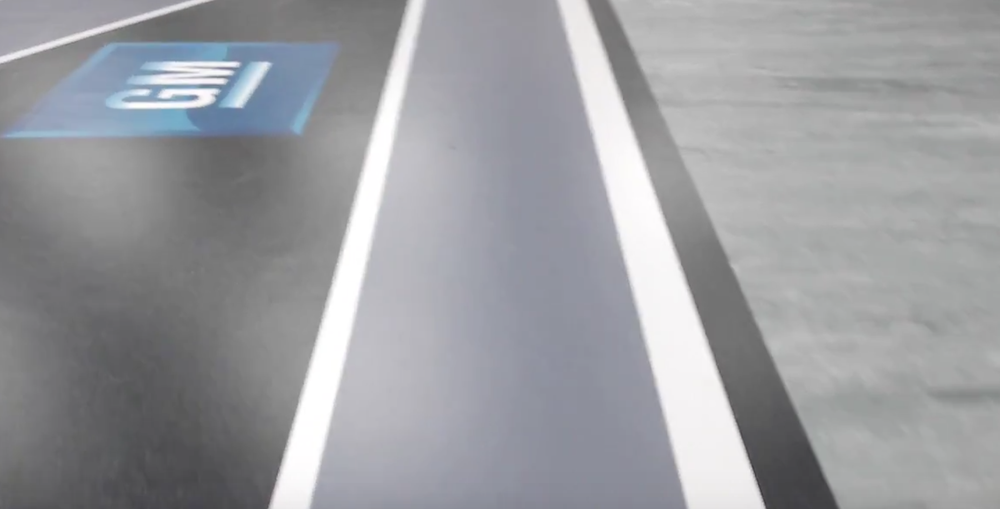
//> input picture PaulWalks/Vision/lane_tracking/lane_tracking/test_images/og_lane.png, 1000 x 509 px, shrunk from 1800 x 916 before the run, given in place of the camera
$ ./lanedetect   (built with g++ and OpenCV 4)
//> lines starting //> are read from the running program, lines starting //| are printed output that depends on the picture; after the words box and inside, x2 and y2 are one past the last pixel; in counts of white or black regions, pixels touching at a corner belong together
#include "opencv2/highgui/highgui.hpp"
#include <opencv2/imgproc/imgproc.hpp>
#include <iostream>
#include <stdlib.h>
#include <stdio.h>

using namespace cv;

int main(void) {

	Mat frame, grey, edges, dst, cdst;


	VideoCapture capture(1);


	if (!capture.isOpened()) {
		std::cout << "error opening camera" << std::endl;
	}

	while (true) {

		capture >> frame;
//> frame is the input picture: 509 rows x 1000 cols, CV_8UC3; mean B, G, R 160.1, 156.3, 155
		if (frame.empty()) {
			std::cout << "frame is empty" << std::endl;
		}
// [8 lines of commented-out code are left out]
		Canny(frame, edges, 50, 200, 3);
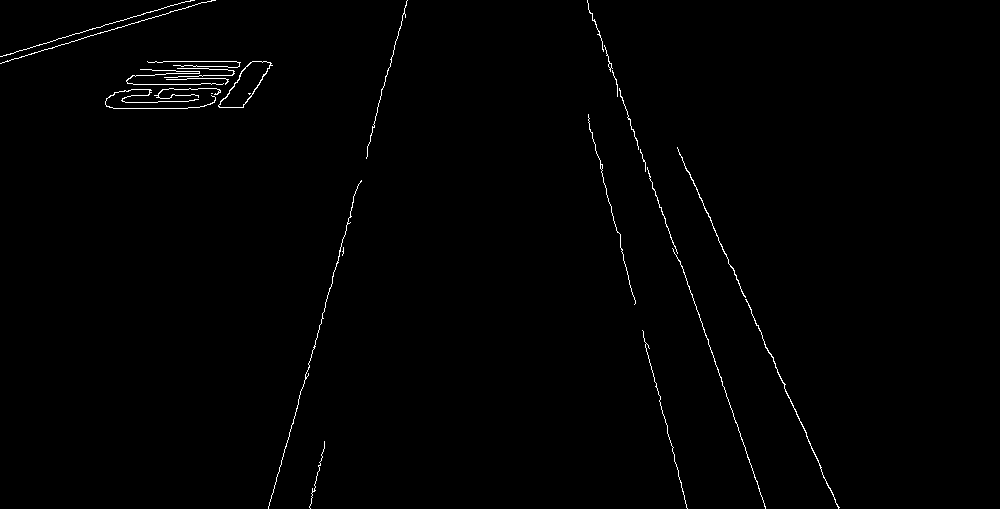
//> edges: 509 rows x 1000 cols, CV_8UC1; 0.74% white in thin lines or dots, all inside (x1, y1, x2, y2) = (0, 0, 840, 509)
		cvtColor(edges, cdst, CV_GRAY2BGR);

		vector<Vec2f> lines;
		HoughLines(edges, lines, 1, CV_PI/180, 100, 0, 0 );
//> lines = 9 lines (rho, theta): [-559, 2.72], [393, 0.26], [-558, 2.81], [-543, 2.9], [-549, 2.79], [397, 0.28], [-556, 2.81], [54, 1.27], [61, 1.27]
		for( size_t i = 0; i < lines.size(); i++ )
		{
		  float rho = lines[i][0], theta = lines[i][1];
		  Point pt1, pt2;
		  double a = cos(theta), b = sin(theta);
		  double x0 = a*rho, y0 = b*rho;
		  pt1.x = cvRound(x0 + 1000*(-b));
		  pt1.y = cvRound(y0 + 1000*(a));
		  pt2.x = cvRound(x0 - 1000*(-b));
		  pt2.y = cvRound(y0 - 1000*(a));
		  line( cdst, pt1, pt2, Scalar(0,0,255), 1, 4);
		}
//> this loop made 9 passes
//> (rho, theta, a, b, x0, y0) on passes 1 to 9: (-559, 2.72, -0.914, 0.407, 510.7, -227.4), (393, 0.262, 0.966, 0.259, 379.6, 101.7), (-558, 2.81, -0.946, 0.326, 527.6, -181.7), (-543, 2.9, -0.97, 0.242, 526.9, -131.4), (-549, 2.79, -0.94, 0.342, 515.9, -187.8), (397, 0.279, 0.961, 0.276, 381.6, 109.4), (-556, 2.81, -0.946, 0.326, 525.7, -181), (54, 1.27, 0.292, 0.956, 15.79, 51.64), (61, 1.27, 0.292, 0.956, 17.83, 58.33)
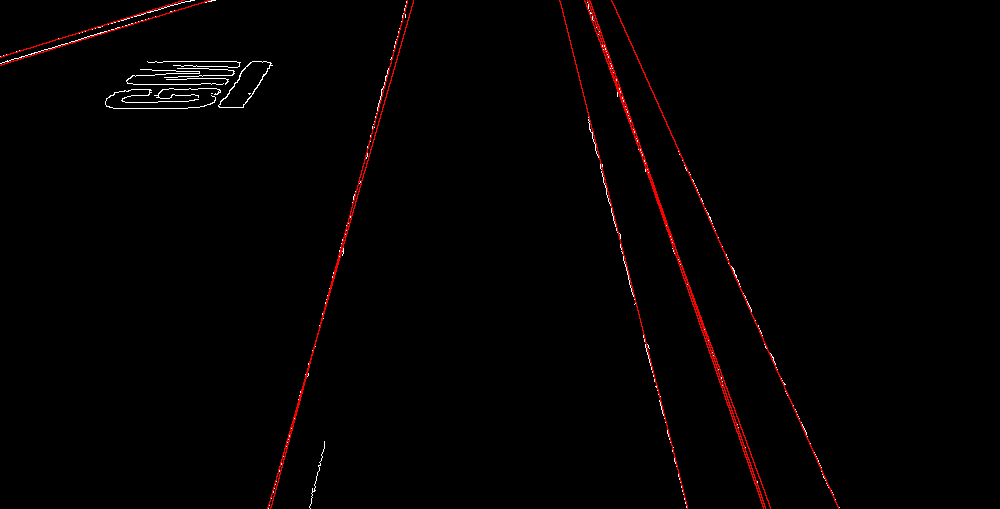
//> cdst: 509 rows x 1000 cols, CV_8UC3; mean B, G, R 1.1, 1.1, 3.6

		//imshow("edges", dst);
		imshow("capture", frame);
		imshow("lines", cdst);


		char c = (char)waitKey(25);
//> the Esc key is pressed
		if (c == 27) break;
	}

	capture.release();
	destroyAllWindows();

	return 0;
}

$ run again, on PaulWalks/Vision/lane_tracking/lane_tracking/test_images/solidWhiteCurve.png
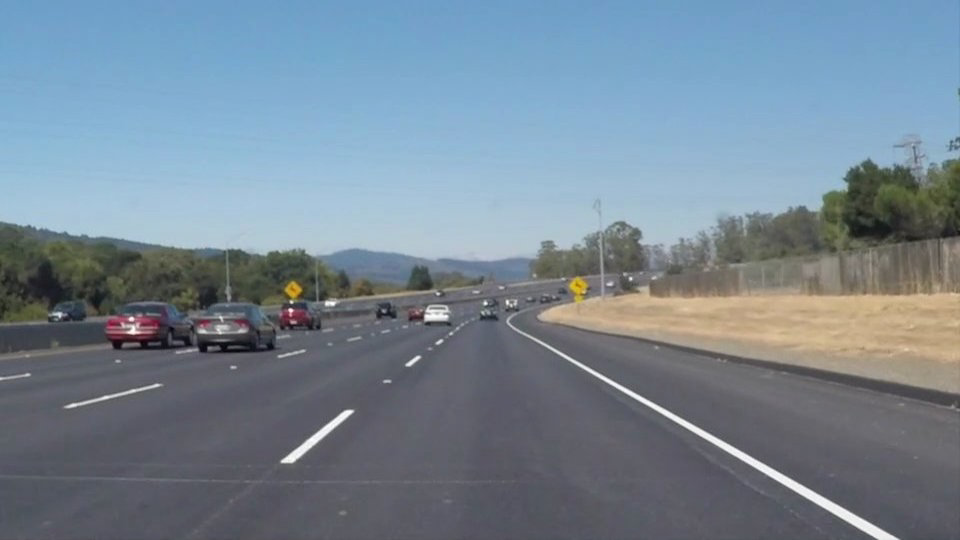
//> input picture PaulWalks/Vision/lane_tracking/lane_tracking/test_images/solidWhiteCurve.png, 960 x 540 px, given in place of the camera
//> frame is the input picture: 540 rows x 960 cols, CV_8UC3; mean B, G, R 148, 134.5, 118.5
//> `Canny(frame, edges, 50, 200, 3);`:
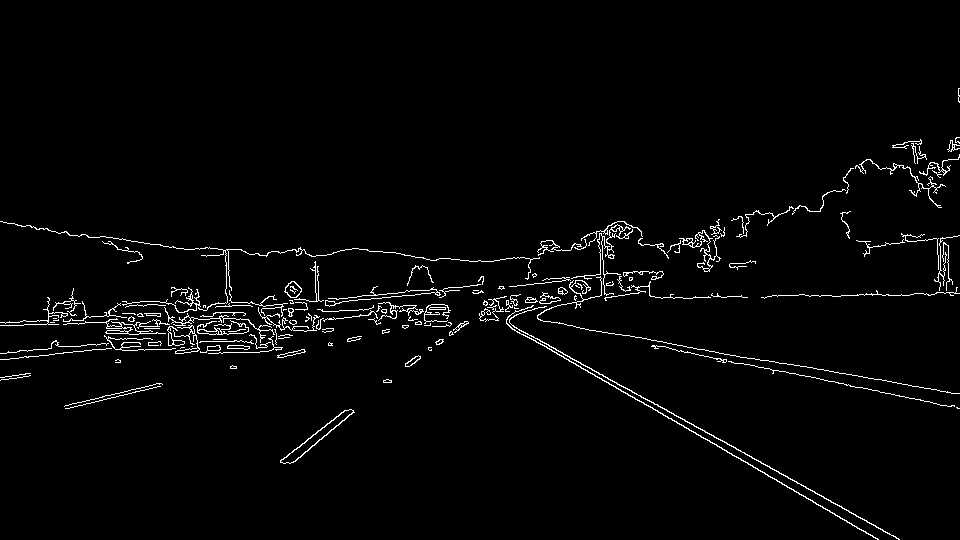
//> edges: 540 rows x 960 cols, CV_8UC1; 2.3% white in thin lines or dots, all inside (x1, y1, x2, y2) = (0, 88, 960, 540)
//> lines = 206 lines (rho, theta), first 12: [36, 2.08], [28, 2.09], [221, 1.75], [309, 1.55], [322, 1.54], [325, 1.54], [326, 1.48], [351, 1.47], [200, 1.78], [357, 1.45], [335, 1.47], [329, 1.48]
//> the loop `for( size_t i = 0; i < lines.size(); i++ )` made 206 passes
//> (rho, theta, a, b, x0, y0) on passes 1 to 3: (36, 2.08, -0.485, 0.875, -17.45, 31.49), (28, 2.09, -0.5, 0.866, -14, 24.25), (221, 1.75, -0.174, 0.985, -38.38, 217.6)
//> after the loop `for( size_t i = 0; i < lines.size(); i++ )`:
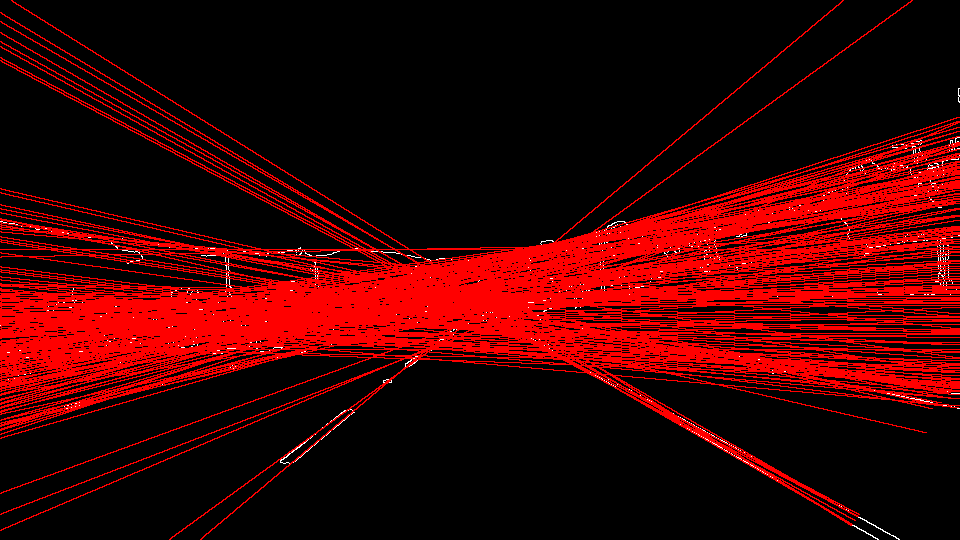
//> cdst: 540 rows x 960 cols, CV_8UC3; mean B, G, R 0.8, 0.8, 60.1

$ run again, on PaulWalks/Vision/lane_tracking/lane_tracking/test_images/solidWhiteRight.png
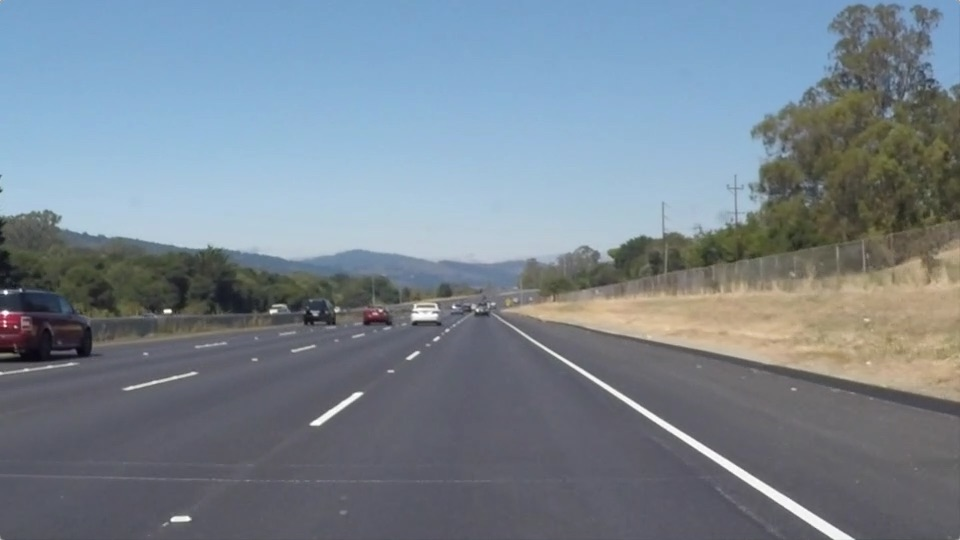
//> input picture PaulWalks/Vision/lane_tracking/lane_tracking/test_images/solidWhiteRight.png, 960 x 540 px, given in place of the camera
//> frame is the input picture: 540 rows x 960 cols, CV_8UC3; mean B, G, R 143.7, 132.6, 120.3
//> `Canny(frame, edges, 50, 200, 3);`:
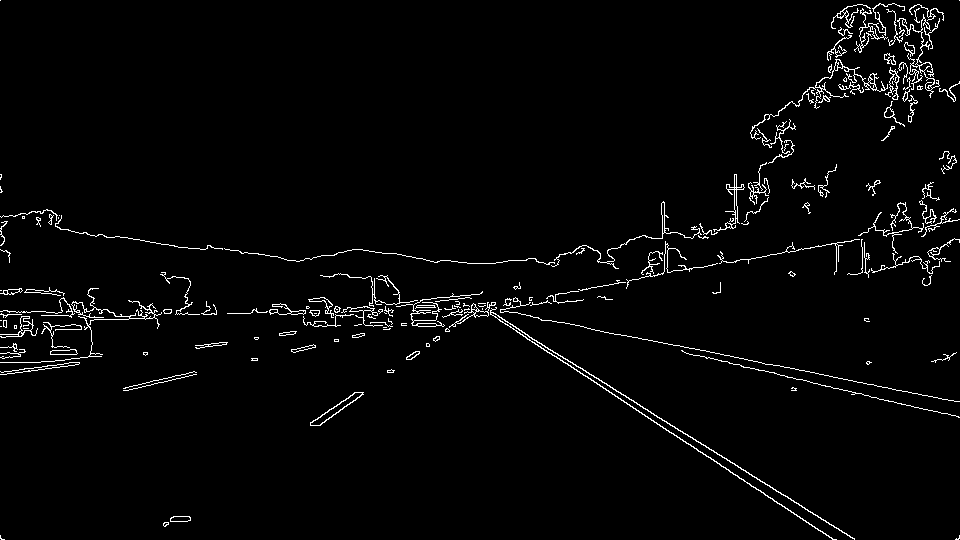
//> edges: 540 rows x 960 cols, CV_8UC1; 2.5% white in thin lines or dots
//> lines = 81 lines (rho, theta), first 12: [5, 2.13], [-3, 2.15], [210, 1.76], [190, 1.8], [384, 1.4], [-17, 2.16], [395, 1.38], [317, 1.55], [321, 1.54], [404, 1.36], [372, 1.41], [371, 1.43]
//> the loop `for( size_t i = 0; i < lines.size(); i++ )` made 81 passes
//> (rho, theta, a, b, x0, y0) on passes 1 to 8: (5, 2.13, -0.53, 0.848, -2.65, 4.24), (-3, 2.15, -0.545, 0.839, 1.63, -2.52), (210, 1.76, -0.191, 0.982, -40.07, 206.1), (190, 1.8, -0.225, 0.974, -42.74, 185.1), (384, 1.4, 0.174, 0.985, 66.68, 378.2), (-17, 2.16, -0.559, 0.829, 9.51, -14.09), (395, 1.38, 0.191, 0.982, 75.37, 387.7), (317, 1.55, 0.0175, 1, 5.53, 317)
//> after the loop `for( size_t i = 0; i < lines.size(); i++ )`:
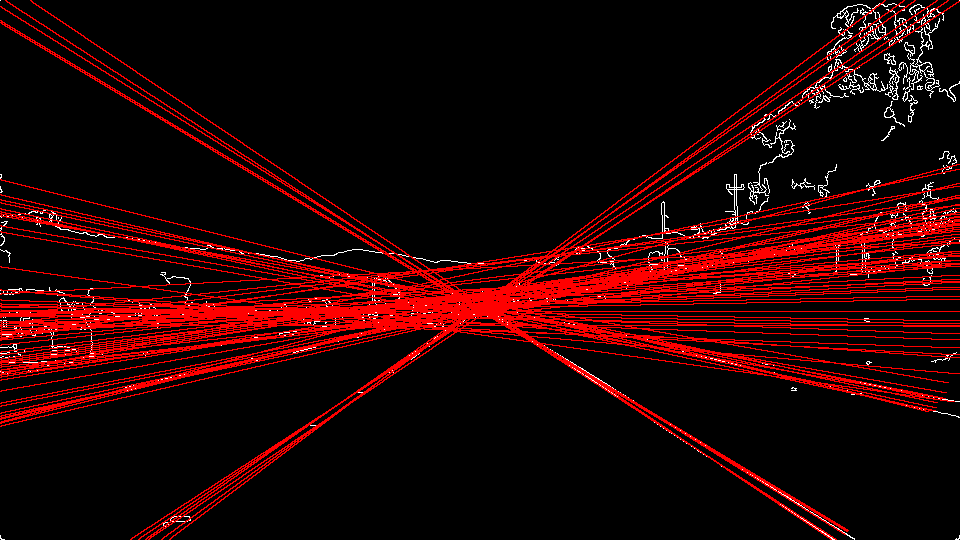
//> cdst: 540 rows x 960 cols, CV_8UC3; mean B, G, R 3.1, 3.1, 35.7

$ run again, on PaulWalks/Vision/lane_tracking/lane_tracking/test_images/solidYellowCurve.png
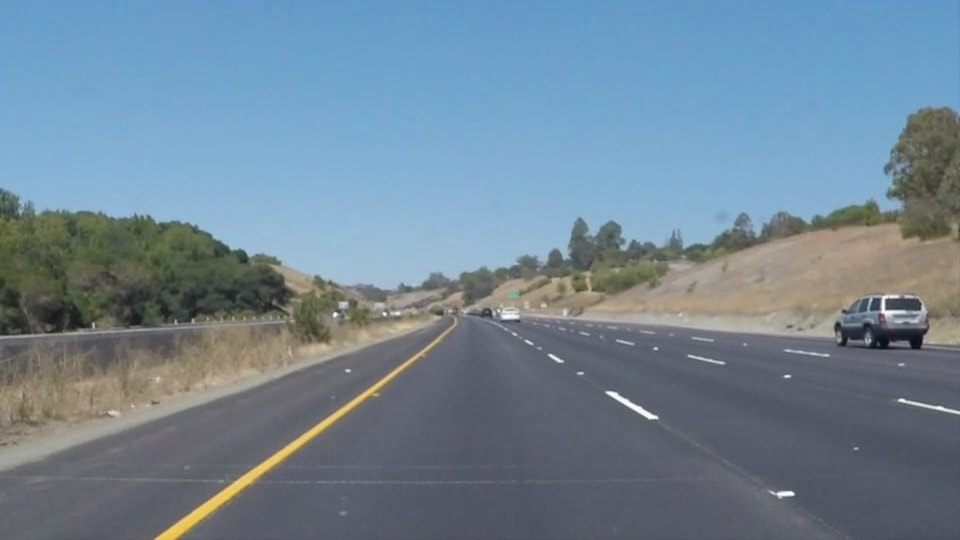
//> input picture PaulWalks/Vision/lane_tracking/lane_tracking/test_images/solidYellowCurve.png, 960 x 540 px, given in place of the camera
//> frame is the input picture: 540 rows x 960 cols, CV_8UC3; mean B, G, R 149, 133.4, 113
//> `Canny(frame, edges, 50, 200, 3);`:
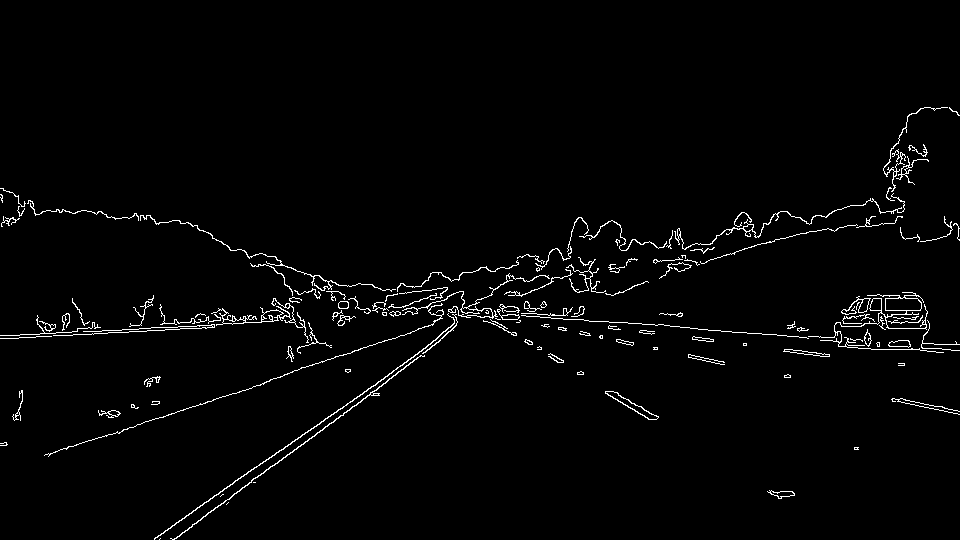
//> edges: 540 rows x 960 cols, CV_8UC1; 2% white in thin lines or dots, all inside (x1, y1, x2, y2) = (0, 107, 960, 540)
//> lines = 94 lines (rho, theta), first 12: [529, 0.96], [335, 1.52], [447, 1.24], [266, 1.66], [278, 1.64], [446, 1.26], [338, 1.52], [536, 0.93], [537, 0.94], [325, 1.55], [443, 1.26], [328, 1.54]
//> the loop `for( size_t i = 0; i < lines.size(); i++ )` made 94 passes
//> (rho, theta, a, b, x0, y0) on passes 1 to 8: (529, 0.96, 0.574, 0.819, 303.4, 433.3), (335, 1.52, 0.0523, 0.999, 17.53, 334.5), (447, 1.24, 0.326, 0.946, 145.5, 422.6), (266, 1.66, -0.0872, 0.996, -23.18, 265), (278, 1.64, -0.0698, 0.998, -19.39, 277.3), (446, 1.26, 0.309, 0.951, 137.8, 424.2), (338, 1.52, 0.0523, 0.999, 17.69, 337.5), (536, 0.925, 0.602, 0.799, 322.6, 428.1)
//> after the loop `for( size_t i = 0; i < lines.size(); i++ )`:
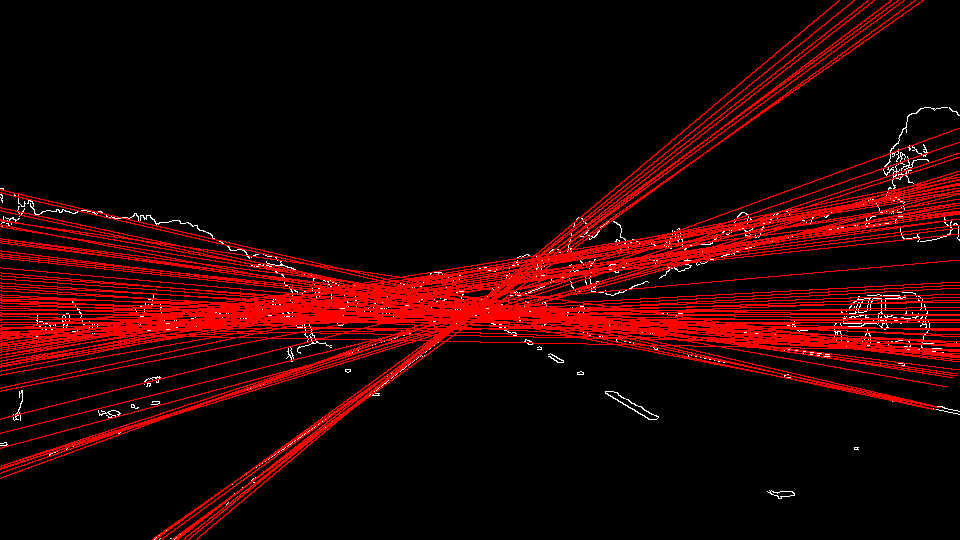
//> cdst: 540 rows x 960 cols, CV_8UC3; mean B, G, R 1.9, 1.9, 36.5
